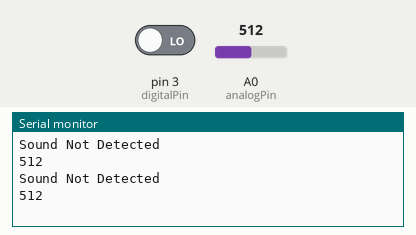
Simulated run of this sketch. Board: Arduino Uno, built with avr-gcc and run on an emulated ATmega328P. On the bench: the last lines printed to the serial monitor. The test bench sets the inputs (shaded band); at power-on: pin 3 (digitalPin) LOW, A0 (analogPin) = 512.

Above: at 1.8 s.
1.9 s: pin 3 (digitalPin) driven HIGH
4.5 s: A0 (analogPin) set to 716
At 5.6 s:
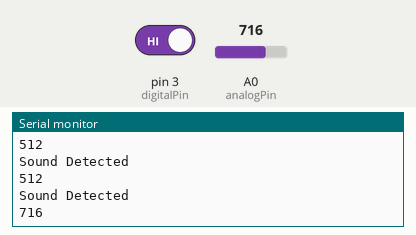
6.0 s: A0 (analogPin) set to 900
At 6.3 s:
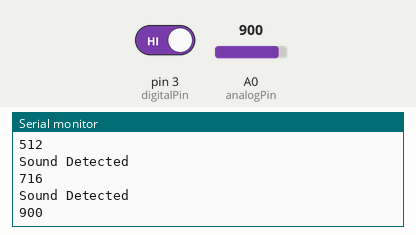
Timing chart, 0 to 9.0 s (numbered marks = the images above; inputs shaded):
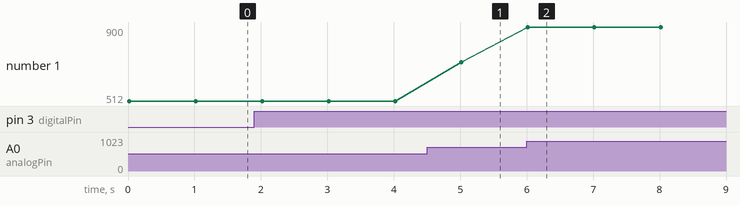

The sketch:

Sound_Sensor.ino
```cpp
// Welcome to Aviyan's Thoughts

int digitalPin = 3;   // KY-037 digital interface
int analogPin = A0;   // KY-037 analog interface
int digitalVal;       // digital readings
int analogVal;        // analog readings
void setup()
{
  pinMode(digitalPin,INPUT);
  pinMode(analogPin, INPUT);
  Serial.begin(9600);
}
void loop()
{
  // Read the digital inteface
  digitalVal = digitalRead(digitalPin);
  if(digitalVal == HIGH)
  {
    Serial.println("Sound Detected");
  }
  else
  {
    Serial.println("Sound Not Detected");
  }
  // Read analog interface
  analogVal = analogRead(analogPin);
  // Print analog value to serial
  Serial.println(analogVal);
  delay (1000);
}
```

Measured:
- after the input at 4.5 s, the serial monitor: prints a new line after 0.52 s (image 1)
- after the input at 6.0 s, the serial monitor: prints a new line at once (image 2)
- plotted number 1: 512 → 716 after the input at 4.5 s, 716 → 900 after the input at 6.0 s
